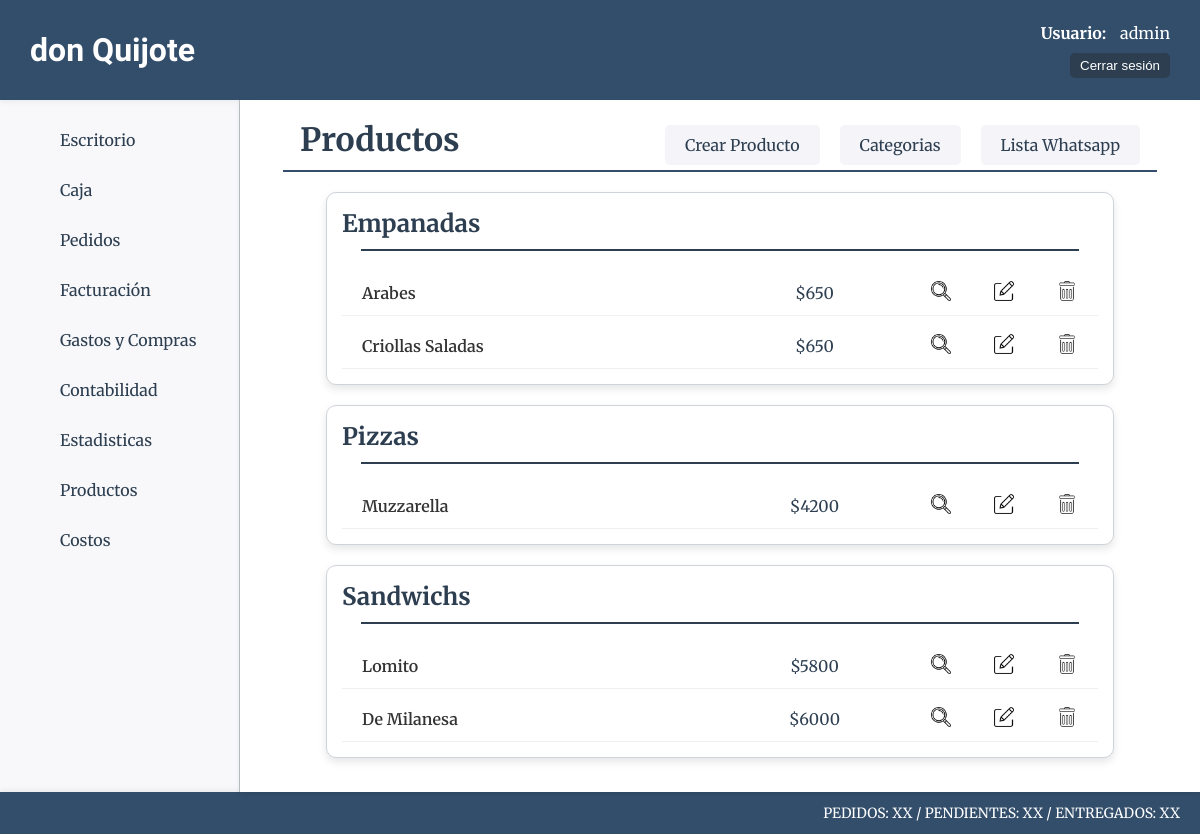
The app's page /productos/ (signed in), older data.
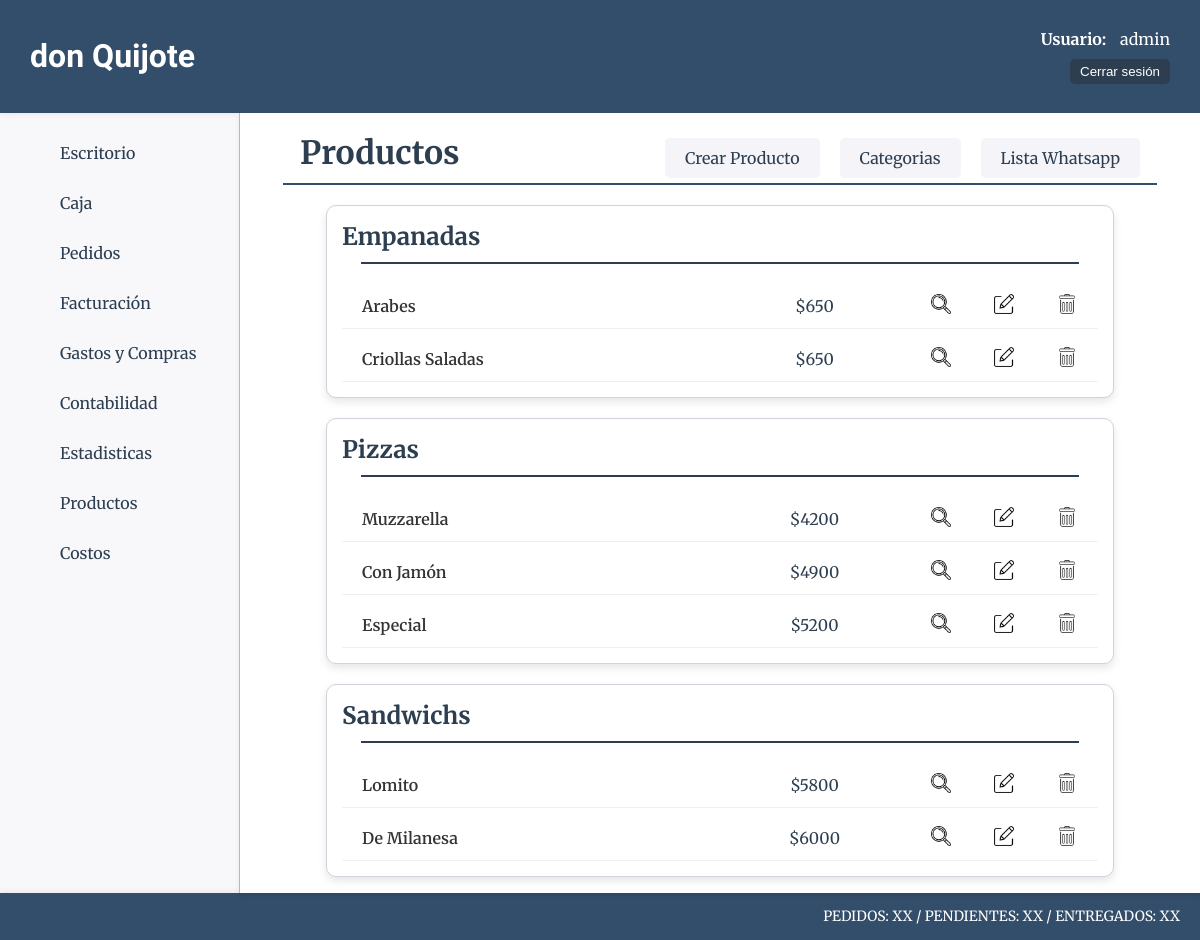
The same page, newer data.
### productos/models.py (models this page shows, shortened)
class ProductoCategoria(models.Model):
    nombre=models.CharField(max_length=50)

class Producto(models.Model):
    nombre=models.CharField(max_length=50, verbose_name="Nombre")
    categoria=models.ForeignKey(ProductoCategoria, on_delete=models.CASCADE, verbose_name="Categoría")
    descripcion=models.CharField(max_length=200, blank=True, null=True, verbose_name="Descripción")
    precio_unit=models.IntegerField(verbose_name="P. Unitario")
    precio_media=models.IntegerField(blank=True, null=True, verbose_name="P. Media")
    precio_doc=models.IntegerField(blank=True, null=True, verbose_name="P. Docena")

### productos/views.py (the view)
# urls.py: path('', views.home, name='home'),
@login_required
def home(request):
    productos = Producto.objects.select_related('categoria').order_by('categoria__nombre').all()
    context = {
        'object_list': productos
    }
    return render(request, 'productos/index.html', context)

### carro/context_processor.py (called while the page is built)
def importe_total_carro(request):
    total = 350
    if request.user.is_authenticated:
        if 'carro' in request.session:
            for key, value in request.session["carro"].items():
                total = total + (float(value["precio"])*value["cantidad"])
    return {"importe_total_carro":total}

### productos/templates/productos/index.html (shortened to what this page needs)
{% extends 'core/base.html' %}
{% load static %}
{% block css %}
    <link rel="stylesheet" href="{% static 'productos/css/styles.css' %}">
{% endblock css %}
{% block titulo %}
    <div class="titulo-container">
        <div class="titulo-producto-container">
            <h1 class="main-titulo">Productos</h1>
            <div class="productos-crear-cat">
                <a class="productos-crear" href="{% url 'productos:productos_create' %}">Crear Producto</a>
                <a class="productos-crear" href="{% url 'productos:categorias' %}">Categorias</a>
                <a class="productos-crear" href="{% url 'productos:lista_wa' %}">Lista Whatsapp</a>
            </div>
        </div>
        <hr  class="main-hr"/>
    </div>
{% endblock titulo %}
{% block main %}
    {% regroup object_list by categoria.nombre as categorias %}
    <div class="categorias-container">
        {% for categoria in categorias %}
        <div class="card-producto-categoria-container">
            <div class="card-categoria">
                <h1 class="categoria-titulo">{{ categoria.grouper }}</h1>
                <hr class="categoria-hr">
                {% for producto in categoria.list %}
                <div class="producto-opciones">
                    <p class="producto-nombre">{{ producto.nombre }}</p>
                    <p class="producto-precio">${{ producto.precio_unit }}</p>
                    <div class="producto-opc">
                        <a href="{% url 'productos:productos_detail' producto.id%}"><img class="icono-opcion-producto" src="{% static 'productos/img/lupa.webp' %}" alt="Detalle Producto"></a>
                        <a href="{% url 'productos:productos_update' producto.id%}"><img class="icono-opcion-producto" src="{% static 'productos/img/editar.webp' %}" alt="Editar Producto"></a>
                        <a href="{% url 'productos:productos_delete' producto.id%}"><img class="icono-opcion-producto" src="{% static 'productos/img/borrar.webp' %}" alt="Borrar Producto"></a>
                    </div>
                </div>
                {% endfor %}
            </div>
        </div>
        {% endfor %}
    </div>
{% endblock main %}

Row changes from the older to the newer data that the page shows:
added Producto: nombre "Con Jamón", precio_unit "4900", shown under "Pizzas"
added Producto: nombre "Especial", precio_unit "5200", shown under "Pizzas"
